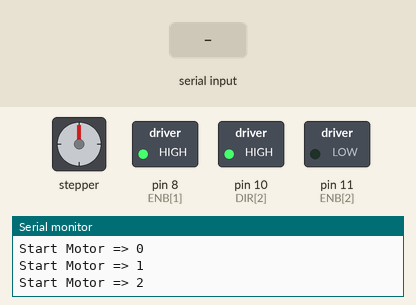
The sketch below on a simulated Arduino Uno, built with avr-gcc and run on an emulated ATmega328P. Parts: stepper motor, switched loads named in the sketch (green lamp = pin HIGH), the last lines printed to the serial monitor. Wiring (inferred from the names in the program): stepper motor (2048 steps per turn assumed): coils pin 4, pin 5, pin 6, pin 7. The test bench sets the inputs (shaded band). Pins used as bus, display or sensor lines are not drawn.

Above: at 1.2 s.
1.3 s: "C2A" received over Serial
3.8 s: "C2N" received over Serial
6.3 s: "1" received over Serial
At 8.3 s:
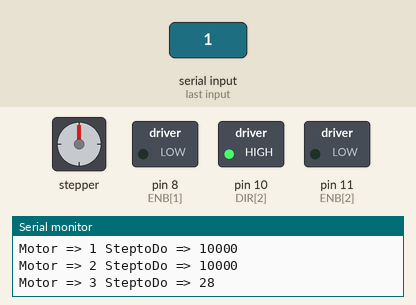
11.0 s: "C2A" received over Serial
At 13.0 s:
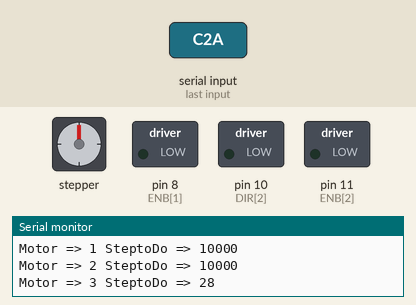
13.5 s: "0" received over Serial
At 17.7 s:
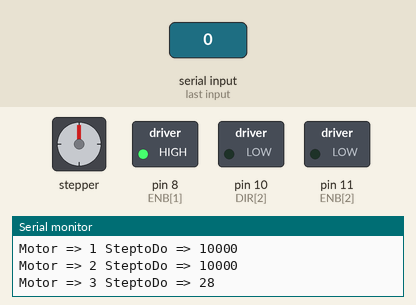
Timing chart, 0 to 19.0 s (numbered marks = the images above; inputs shaded):
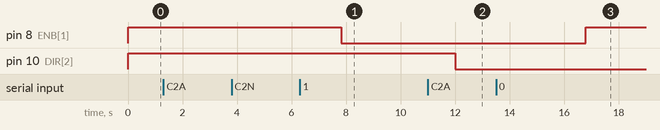

Measured:
- after the input at 1.3 s, every drawn part: stays the same
- after the input at 11.0 s, pin 10 (DIR[2]): HIGH → LOW after 1.0 s
- after the input at 13.5 s, pin 8 (ENB[1]): LOW → HIGH after 3.3 s instead of 2.3 s

The sketch:

roboscr.ino
```cpp
#define NUMMOTORS 3
#define TIMEVELMAX 20    //Tempo em Microsegundos para clock em velocidade máxima
#define TIMEVELMIN 150  //Tempo em Microsegundos para clock em velocidade mínima
#define NUMMAXCOMMANDS 5

int CLK[NUMMOTORS]={3,6,9};
int DIR[NUMMOTORS]={4,7,10};
int ENB[NUMMOTORS]={5,8,11};

struct stcommands{
  int motor;
  long steps;
  uint8_t dir;
  long wait;
};

int contCommands = 0;
int contMotors = 0;
bool clkNvl[NUMMOTORS]; //Nível do sinal de Clock
long timeStampMt = micros();
long timeClk[NUMMOTORS];
int stepToDo[NUMMOTORS];
int motorPosition[NUMMOTORS];
int stepNumber[NUMMOTORS];//número de passos que vai dar é igual a stepToDo quando começa mas ele se mantém
stcommands commands[NUMMAXCOMMANDS];
long timeStampCmd = millis();
long waitCommand = 0;
int commandsNumber = 0;

void runCommands (void){
  if (commandsNumber > contCommands) {
    if ((millis() - timeStampCmd)> waitCommand){
      int x;
      stepToDo[commands[contCommands].motor] = commands[contCommands].steps;
      stepNumber[commands[contCommands].motor] = commands[contCommands].steps;
      digitalWrite(commands[contCommands].motor,commands[contCommands].dir);
      timeStampCmd = millis();
      waitCommand =  commands[contCommands].wait;
      contCommands++;
      for (x=1;x<=NUMMOTORS;x++){
        Serial.print("Motor => ");
        Serial.print (x);
        Serial.print(" SteptoDo => ");
        Serial.println(stepToDo[x]);
      }

    }
  }
}

void runMotor(void){
  if (stepToDo[contMotors]) {
    digitalWrite(ENB[contMotors],LOW); //ENABLE ATIVA EM NÍVEL LÓGICO BAIXO
    if ((micros() - timeStampMt) >= timeClk[contMotors]){
      if ((stepNumber[contMotors] - stepToDo[contMotors]) < (stepNumber[contMotors]/3)){ //MODO ACELERA
        timeClk[contMotors] = map(stepToDo[contMotors],(2*stepNumber[contMotors]/3),stepNumber[contMotors],TIMEVELMAX,TIMEVELMIN);
      }else{
        if ((stepNumber[contMotors] - stepToDo[contMotors]) < (2*stepNumber[contMotors]/3)){ // MODO NORMAL = VELOCIDADE MÁXIMA
          timeClk[contMotors] = TIMEVELMAX;
        }else{
          timeClk[contMotors] = (TIMEVELMAX+TIMEVELMIN) - map(stepToDo[contMotors],1,stepNumber[contMotors]/3,TIMEVELMAX,TIMEVELMIN);//MODO DESACELERA
        }
      }
      timeStampMt = micros();
      clkNvl[contMotors] = !clkNvl[contMotors];
      digitalWrite(CLK[contMotors],clkNvl[contMotors]);
      if (!clkNvl[contMotors]){
        stepToDo[contMotors] --;
        if(digitalRead (DIR[contMotors]))
          motorPosition[contMotors] ++;
        else
          motorPosition[contMotors] --;
        //Serial.print(contMotors);
        //Serial.print ("=>");
        //Serial.println (timeClk[contMotors]);
      }
    }
  }else{
    digitalWrite(ENB[contMotors],HIGH);
  }
  contMotors ++;
  if (contMotors >= NUMMOTORS) contMotors = 0;
}

void setup() {
  // put your setup code here, to run once:
  Serial.begin(9600);
  for (contMotors = 0; contMotors < NUMMOTORS;contMotors ++ ){
    clkNvl[contMotors] = 0;
    timeClk [contMotors] = 100;
    stepToDo [contMotors] = 0;
    motorPosition [contMotors] = 0;
    stepNumber [contMotors] = 0;
    Serial.print("Start Motor => ");
    Serial.println(contMotors);
    pinMode( CLK[contMotors] , OUTPUT);
    pinMode( ENB[contMotors] , OUTPUT);
    pinMode( DIR[contMotors] , OUTPUT);
    digitalWrite(CLK[contMotors],clkNvl[contMotors]);
    digitalWrite(ENB[contMotors], HIGH);
    digitalWrite(DIR[contMotors], HIGH);
  }
}

void loop() {
  String serialIn;
  // put your main code here, to run repeatedly:
  if (Serial.available()){
    serialIn = Serial.readString();
    if (serialIn.substring(0,3) == "C2N"){
      commands[0].motor = 2;
      commands[0].steps = 10000;
      commands[0].dir = LOW;
      commands[0].wait = 3000;
      commands[1].motor = 1;
      commands[1].steps = 10000;
      commands[1].dir = HIGH;
      commands[1].wait = 3000;
      commandsNumber = 2;

    }
    if (serialIn.substring(0,3) == "C2A"){
      stepToDo[0] = 10000;
      stepNumber[0] = 10000;
      digitalWrite(DIR[contMotors], LOW);
    }
  }
  runCommands();
  runMotor();
}
```
